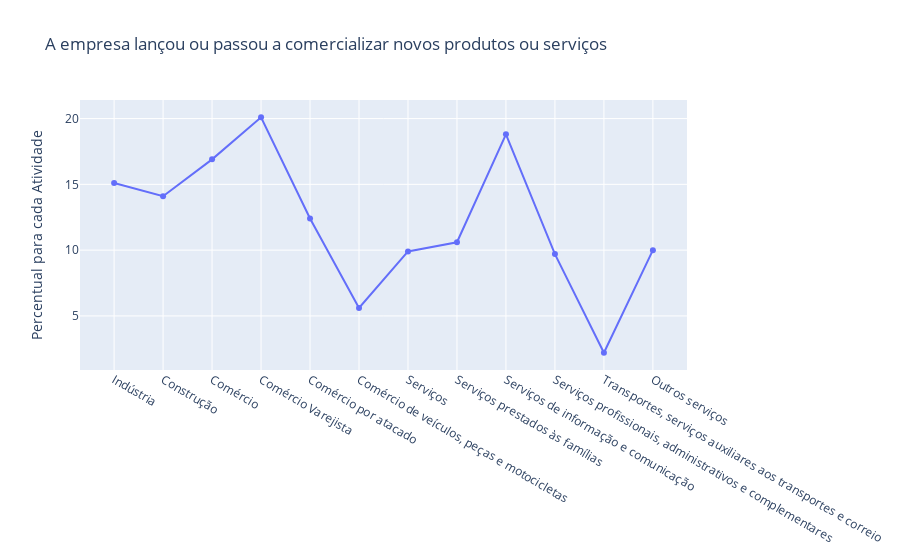

This figure's notebook cell:
### Code cell
layout = go.Layout(title='A empresa lançou ou passou a comercializar novos produtos ou serviços',
                   yaxis={'title':'Percentual para cada Atividade '},
                  )
# Criando gráfico com marcadores e linhas
bits = go.Scatter(x = ["Indústria","Construção","Comércio","Comércio Varejista","Comércio por atacado","Comércio de veículos, peças e motocicletas ","Serviços","Serviços prestados às famílias ","Serviços de informação e comunicação ","Serviços profissionais, administrativos e complementares ","Transportes, serviços auxiliares aos transportes e correio ","Outros serviços"],
                    y = [15.1,14.1,16.9,20.1,12.4,5.6,9.9,10.6,18.8,9.7,2.2,10.0],
                    mode = 'markers+lines',
                    name = 'Marcadores e Linhas')
data = [bits]
# Criando figura que será exibida
fig = go.Figure(data=data, layout=layout)
# Exibindo figura/gráfico
py.iplot(fig)

### Figure 1 — Plotly figure (JSON) as saved in the notebook; plotly's stock layout.template omitted (floating-point values rounded to 4 significant figures)
{"data": [{"mode": "markers+lines", "name": "Marcadores e Linhas", "type": "scatter", "x": ["Indústria", "Construção", "Comércio", "Comércio Varejista", "Comércio por atacado", "Comércio de veículos, peças e motocicletas ", "Serviços", "Serviços prestados às famílias ", "Serviços de informação e comunicação ", "Serviços profissionais, administrativos e complementares ", "Transportes, serviços auxiliares aos transportes e correio ", "Outros serviços"], "y": [15.1, 14.1, 16.9, 20.1, 12.4, 5.6, 9.9, 10.6, 18.8, 9.7, 2.2, 10]}], "layout": {"title": {"text": "A empresa lançou ou passou a comercializar novos produtos ou serviços"}, "yaxis": {"title": {"text": "Percentual para cada Atividade "}}}}
